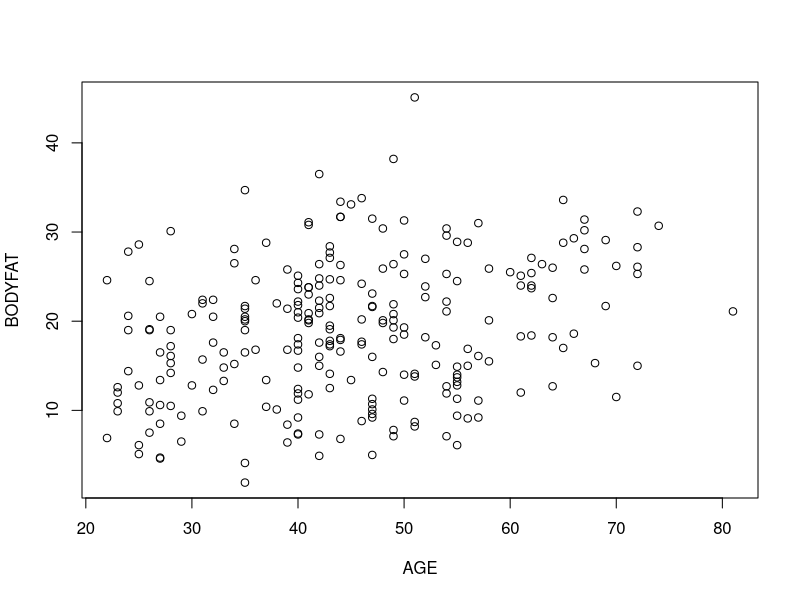
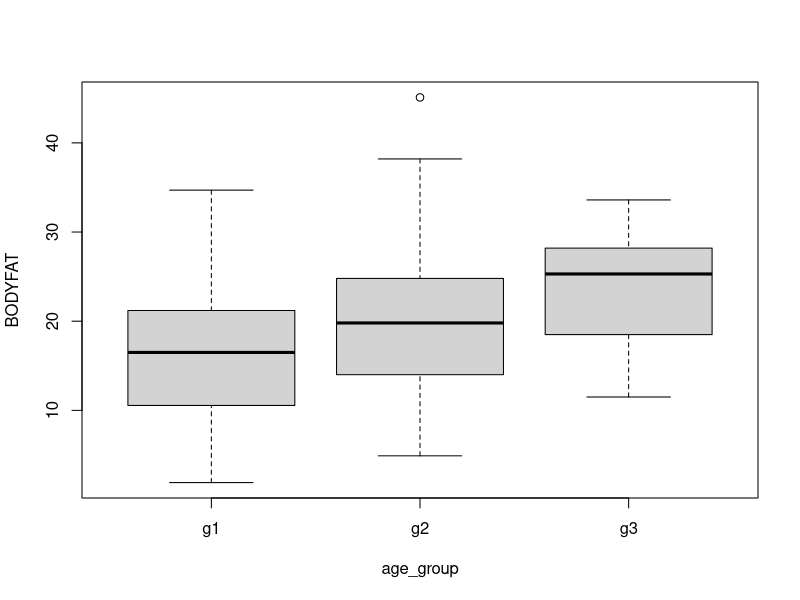

These charts were generated, in order, by the following R code:
rm(list=ls())
dat=read.csv("./Data/preprocess_data.csv",header=TRUE)
library(MASS)
library(tidyverse)
#delete the variable density
dat_del=dat[,c(-1,-3,-6,-5)]
rmse<-function(testdata,actual,fitmodel){
  predicted<-predict(fitmodel,testdata)
  return((mean((predicted - actual)^2))^0.5)
}
#=====fullmodel========
full.model=lm(BODYFAT~.,data=dat_del)
summary(full.model)
actual<-dat_del$BODYFAT
test<-dat_del[,-1]
rmse(test,actual,full.model)
#=====stepwise========
step.model=stepAIC(full.model, direction = "both", trace = FALSE)
summary(step.model)
test<-dat_del[,c('AGE','NECK','ABDOMEN','HIP','THIGH','FOREARM','WRIST','WEIGHT_KG')]
rmse(test,actual,step.model)
#=========split in age========
plot(BODYFAT~AGE,dat=dat_del)
dat_del$age_group<-'g2'
dat_del$age_group[which(dat$AGE<=40)]<-'g1'
dat_del$age_group[which(dat$AGE>60)]<-'g3'

boxplot(BODYFAT~age_group,data = dat_del)
#======age group under 40======
substi<-function(str){
  return(gsub(' [+] ',"','",str))
}
sub<-which(dat_del$age_group=='g1')
fit<-lm(BODYFAT~.,dat_del[sub,-16])
step(fit)
#Stepwise model
fit<-lm(BODYFAT ~ ABDOMEN + HIP + THIGH + WRIST,dat=dat_del[sub,])
summary(fit)
str<-substi('ABDOMEN + HIP + THIGH + WRIST')
str
test<-dat_del[sub,c('ABDOMEN','HIP','THIGH','WRIST')]
actual<-dat_del[sub,"BODYFAT"]
rmse(test,actual,fit)

#=====age group under 60=====
sub<-which(dat_del$age_group=='g2')
fit<-lm(BODYFAT~.,dat_del[sub,-16])
step(fit)
#Stepwise model
fit<-lm(BODYFAT ~  AGE + NECK + ABDOMEN + ANKLE + FOREARM + WRIST,dat=dat_del[sub,])
summary(fit)
#drop not significant
fit<-lm(BODYFAT ~  NECK + ABDOMEN + ANKLE + FOREARM + WRIST,dat=dat_del[sub,])
summary(fit)
str<-substi('NECK + ABDOMEN + ANKLE + FOREARM + WRIST')
str
test<-dat_del[sub,c('NECK','ABDOMEN','ANKLE','FOREARM','WRIST')]
actual<-dat_del[sub,"BODYFAT"]
rmse(test,actual,fit)
#=====age group above 60=====
sub<-which(dat_del$age_group=='g3')
fit<-lm(BODYFAT~.,dat_del[sub,-16])
step(fit)
#Stepwise model
fit<-lm(BODYFAT ~ ABDOMEN + ANKLE + BICEPS + FOREARM,dat=dat_del[sub,])
summary(fit)
#drop not significant
fit<-lm(BODYFAT ~ ABDOMEN + ANKLE ,dat=dat_del[sub,])
summary(fit)

str<-substi('ABDOMEN + ANKLE ')
str
test<-dat_del[sub,c('ABDOMEN','ANKLE')]
actual<-dat_del[sub,"BODYFAT"]
rmse(test,actual,fit)
